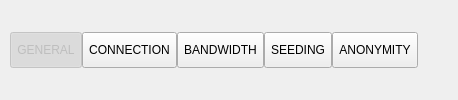
           <widget class="TabButtonPanel" name="settings_tab" native="true">
            <property name="sizePolicy">
             <sizepolicy hsizetype="Preferred" vsizetype="Preferred">
              <horstretch>0</horstretch>
              <verstretch>0</verstretch>
             </sizepolicy>
            </property>
            <property name="minimumSize">
             <size>
              <width>0</width>
              <height>0</height>
             </size>
            </property>
            <property name="styleSheet">
             <string notr="true"/>
            </property>
            <layout class="QHBoxLayout" name="horizontalLayout_9">
             <property name="spacing">
              <number>0</number>
             </property>
             <property name="leftMargin">
              <number>0</number>
             </property>
             <property name="topMargin">
              <number>0</number>
             </property>
             <property name="rightMargin">
              <number>0</number>
             </property>
             <property name="bottomMargin">
              <number>0</number>
             </property>
             <item>
              <spacer name="horizontalSpacer_11">
               <property name="orientation">
                <enum>Qt::Horizontal</enum>
               </property>
               <property name="sizeType">
                <enum>QSizePolicy::Fixed</enum>
               </property>
               <property name="sizeHint" stdset="0">
                <size>
                 <width>10</width>
                 <height>20</height>
                </size>
               </property>
              </spacer>
             </item>
             <item>
              <widget class="UnderlineTabButton" name="settings_general_button">
               <property name="enabled">
                <bool>false</bool>
               </property>
               <property name="sizePolicy">
                <sizepolicy hsizetype="Minimum" vsizetype="Fixed">
                 <horstretch>0</horstretch>
                 <verstretch>0</verstretch>
                </sizepolicy>
               </property>
               <property name="minimumSize">
                <size>
                 <width>0</width>
                 <height>36</height>
                </size>
               </property>
               <property name="maximumSize">
                <size>
                 <width>16777215</width>
                 <height>36</height>
                </size>
               </property>
               <property name="cursor">
                <cursorShape>PointingHandCursor</cursorShape>
               </property>
               <property name="styleSheet">
                <string notr="true"/>
               </property>
               <property name="text">
                <string>GENERAL</string>
               </property>
               <property name="checkable">
                <bool>true</bool>
               </property>
               <property name="checked">
                <bool>true</bool>
               </property>
              </widget>
             </item>
             <item>
              <widget class="UnderlineTabButton" name="settings_connection_button">
               <property name="sizePolicy">
                <sizepolicy hsizetype="Minimum" vsizetype="Fixed">
                 <horstretch>0</horstretch>
                 <verstretch>0</verstretch>
                </sizepolicy>
               </property>
               <property name="minimumSize">
                <size>
                 <width>0</width>
                 <height>36</height>
                </size>
               </property>
               <property name="maximumSize">
                <size>
                 <width>16777215</width>
                 <height>36</height>
                </size>
               </property>
               <property name="cursor">
                <cursorShape>PointingHandCursor</cursorShape>
               </property>
               <property name="styleSheet">
                <string notr="true"/>
               </property>
               <property name="text">
                <string>CONNECTION</string>
               </property>
               <property name="checkable">
                <bool>true</bool>
               </property>
              </widget>
             </item>
             <item>
              <widget class="UnderlineTabButton" name="settings_bandwidth_button">
               <property name="sizePolicy">
                <sizepolicy hsizetype="Minimum" vsizetype="Fixed">
                 <horstretch>0</horstretch>
                 <verstretch>0</verstretch>
                </sizepolicy>
               </property>
               <property name="minimumSize">
                <size>
                 <width>0</width>
                 <height>36</height>
                </size>
               </property>
               <property name="maximumSize">
                <size>
                 <width>16777215</width>
                 <height>36</height>
                </size>
               </property>
               <property name="cursor">
                <cursorShape>PointingHandCursor</cursorShape>
               </property>
               <property name="styleSheet">
                <string notr="true"/>
               </property>
               <property name="text">
                <string>BANDWIDTH</string>
               </property>
               <property name="checkable">
                <bool>true</bool>
               </property>
              </widget>
             </item>
             <item>
              <widget class="UnderlineTabButton" name="settings_seeding_button">
               <property name="sizePolicy">
                <sizepolicy hsizetype="Minimum" vsizetype="Fixed">
                 <horstretch>0</horstretch>
                 <verstretch>0</verstretch>
                </sizepolicy>
               </property>
               <property name="minimumSize">
                <size>
                 <width>0</width>
                 <height>36</height>
                </size>
               </property>
               <property name="cursor">
                <cursorShape>PointingHandCursor</cursorShape>
               </property>
               <property name="styleSheet">
                <string notr="true"/>
               </property>
               <property name="text">
                <string>SEEDING</string>
               </property>
               <property name="checkable">
                <bool>true</bool>
               </property>
              </widget>
             </item>
             <item>
              <widget class="UnderlineTabButton" name="settings_anonymity_button">
               <property name="sizePolicy">
                <sizepolicy hsizetype="Minimum" vsizetype="Fixed">
                 <horstretch>0</horstretch>
                 <verstretch>0</verstretch>
                </sizepolicy>
               </property>
               <property name="minimumSize">
                <size>
                 <width>0</width>
                 <height>36</height>
                </size>
               </property>
               <property name="maximumSize">
                <size>
                 <width>16777215</width>
                 <height>36</height>
                </size>
               </property>
               <property name="cursor">
                <cursorShape>PointingHandCursor</cursorShape>
               </property>
               <property name="styleSheet">
                <string notr="true"/>
               </property>
               <property name="text">
                <string>ANONYMITY</string>
               </property>
               <property name="checkable">
                <bool>true</bool>
               </property>
              </widget>
             </item>
             <item>
              <spacer name="horizontalSpacer_10">
               <property name="orientation">
                <enum>Qt::Horizontal</enum>
               </property>
               <property name="sizeHint" stdset="0">
                <size>
                 <width>40</width>
                 <height>20</height>
                </size>
               </property>
              </spacer>
             </item>
            </layout>
           </widget>
